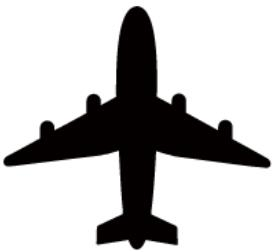
%> input picture plane.jpg, 273 x 252 px
$ octave main.m   (GNU Octave 9; MATLAB toolbox functions it lacks are replaced by stand-ins)
%> lines starting %> are read from the running program, lines starting %| are printed output that depends on the picture; in (x1, y1, x2, y2) boxes, pixels count from 0 and x2, y2 are one past the last pixel; in counts of white or black regions, pixels touching at a corner belong together; the program's own positions count from 1
### IdentifySerialComs.m
function devices = IdentifySerialComs()
    devices = [];
    Skey = 'HKEY_LOCAL_MACHINE\HARDWARE\DEVICEMAP\SERIALCOMM';
    [~, list] = dos(['REG QUERY ' Skey]);
    if ischar(list) && strcmp('ERROR',list(1:5))
        disp('Error: EnumSerialComs - No SERIALCOMM registry entry')
        return;
    end
    list = strread(list,'%s','delimiter',' '); %requires strread()
    coms = 0;
    for i = 1:numel(list)  %numel
        if strcmp(list{i}(1:3),'COM')
            if ~iscell(coms)
                coms = list(i);
            else
                coms{end+1} = list{i}; %Loop size is always small
            end
        end
    end
    out = 0;
    outK = 0;
    for j=1:2
        switch j
            case 1
                key = 'HKEY_LOCAL_MACHINE\SYSTEM\CurrentControlSet\Enum\USB\';
            case 2
                key = 'HKEY_LOCAL_MACHINE\SYSTEM\CurrentControlSet\Enum\FTDIBUS\';
        end
        [~, vals] = dos(['REG QUERY ' key ' /s /f "FriendlyName" /t "REG_SZ"']);
        if ischar(vals) && strcmp('ERROR',vals(1:5))
            disp('Error: EnumSerialComs - No Enumerated USB registry entry')
            return;
        end
        vals = textscan(vals,'%s','delimiter','\t');
        vals = cat(1,vals{:});
        for i = 1:numel(vals)
            if strcmp(vals{i}(1:min(12,end)),'FriendlyName')
                if ~iscell(out)
                    out = vals(i);
                else
                    out{end+1} = vals{i}; %Loop size is always small
                end
                if ~iscell(outK)
                    outK = vals(i-1);
                else
                    outK{end+1} = vals{i-1}; %Loop size is always small
                end
            end
        end
    end

    i_dev=1;Sservices=[];
    for i = 1:numel(coms)
        match = strfind(out,[coms{i},')']);
        ind = 0;
        for j = 1:numel(match)
            if ~isempty(match{j})
                ind = j;
                [~, sers] = dos(['REG QUERY "' outK{ind} '" /f "Service" /t "REG_SZ"']);
                sers = textscan(sers,'%s','delimiter','\t');
                sers = cat(1,sers{:});
                if (numel(sers)>1)
                    sers=strread(sers{2},'%s','delimiter',' ');
                    Sservices{i_dev} = sers{3};
                    i_dev=i_dev+1;
                end
            end
        end
    end
    Sservices=unique(Sservices);

    i_dev=1;
    for ss=1:numel(Sservices)
        key = ['HKEY_LOCAL_MACHINE\SYSTEM\CurrentControlSet\services\' Sservices{ss} '\Enum'];
        [~, vals] = dos(['REG QUERY ' key ' /f "Count"']);
        if ischar(vals) && strcmp('ERROR',vals(1:5))
    %         disp('Error: EnumSerialComs - No Enumerated services USB registry entry')
    %         return
        end
        vals = textscan(vals,'%s','delimiter','\t');
        vals = cat(1,vals{:});

        if (numel(vals)>1)
            vals=strread(vals{2},'%s','delimiter',' ');
            Count=hex2dec(vals{3}(3:end));
            if Count>0
                [~, vals] = dos(['REG QUERY ' key]);
                vals = textscan(vals,'%s','delimiter','\t');
                vals = cat(1,vals{:});
                out=0;
                j=0;
                for i = 1:numel(vals)
                    Enums=strread(vals{i},'%s','delimiter',' ');
                    try nums=hex2dec(Enums{1});
                    catch
                        nums=-1;
                    end
                    if(nums==j)
                        out=['HKEY_LOCAL_MACHINE\SYSTEM\CurrentControlSet\Enum\' Enums{3}];
                        [~, listC] = dos(['REG QUERY "' out '" /s /f "PortName" /t "REG_SZ"']);
                        listC = textscan(listC,'%s','delimiter','\t');
                        listC = cat(1,listC{:});
                        if (numel(listC)>1)
                            listC=strread(listC{2},'%s','delimiter',' ');
                            for i = 1:numel(coms)
                                if strcmp(listC{3},coms{i})
                                    [~, NameF] = dos(['REG QUERY "' out '" /s /f "FriendlyName" /t "REG_SZ"']);
                                    NameF = textscan(NameF,'%s','delimiter','\t');
                                    NameF = cat(1,NameF{:});
                                    com = str2double(coms{i}(4:end));
                                    if com > 9
                                        length = 8;
                                    else
                                        length = 7;
                                    end
                                    devices{i_dev,1} = NameF{2}(27:end-length);
                                    devices{i_dev,2} = com;
                                    i_dev=i_dev+1;
                                end
                            end
                        end
                        j=j+1;
                    end
                end
            end
        end
    end
end

### main.m
% 20191105 bulid by Riondan
if exist('s')
   fclose(s);
    delete(s);
    clear s
end
clc;
clear;
close all;
%% Auxiliary variables
global dt;dt = 1/20;%0.1s
% quaternion of sensor frame relative to auxiliary frame
global q0;q0 = 1.0;
global q1;q1 = 0.0;
global q2;q2 = 0.0;
global q3;q3 = 0.0;
%quaternion of sensor frame relative to auxiliary frame
global dq0;dq0 = 0.0;
global dq1;dq1 = 0.0;
global dq2;dq2 = 0.0;
global dq3;dq3 = 0.0;
global gyro_bias;gyro_bias = [0.0, 0.0, 0.0];
global bFilterInit;bFilterInit = 0;
global raw_data_count;raw_data_count = 0;   %us
global acc;acc = [];
global gyro;gyro = [];
global mag;mag = [];

global last_roll;last_roll=0;
global last_pitch;last_pitch=0;
global last_yaw;last_yaw=0;
global acc_offset;acc_offset = [0 0 0];
global gyro_offset;gyro_offset = [0 0 0];
global mag_offset;mag_offset = [0 0 0];

global acc_scal;acc_scal = [1 1 1];
global gyro_scal;gyro_scal = [1 1 1];
global mag_scal;mag_scal = [1 1 1];
%% Calibration parameters
global last_angel;last_angel = 0;
global X;X = [];
global Y;Y = [];
global Z;Z = [];

global X_offset;X_offset = 0;
global Y_offset;Y_offset = 0;
global Z_offset;Z_offset = 0;

global Xmin;Xmin = 0;
global Xmax;Xmax = 0;
global Ymin;Ymin = 0;
global Ymax;Ymax = 0;
global Zmin;Zmin = 0;
global Zmax;Zmax = 0;

global Xscal;Xscal = 1;
global Yscal;Yscal = 1;
global Zscal;Zscal = 1;
%% Three-dimensional map
figure(1);
p = scatter3(X,Y,Z,'EraseMode','background');
%> (this line was passed over: scatter3 is not available in this run)
% axis([-1 1 -1 1 -1 1]);
axis([-1000 1000 -1000 1000 -1000 1000]);
%daspect([1 1 10]);
axis equal;
xlabel('X');
ylabel('Y');
zlabel('Z');
grid on;
%% Two-dimensional projection
figure(2);
hold on;
subplot(221);
xy_point = scatter(X,Y);
%axis([-1000 1000 -1000 1000]);
xlabel('x-y');
axis equal;
subplot(222);
xz_point = scatter(X,Z);
%axis([-1000 1000 -1000 1000]);
xlabel('x-z');
axis equal;
subplot(223);
yz_point = scatter(Y,Z);
%axis([-1000 1000 -1000 1000]);
xlabel('y-z');
axis equal;
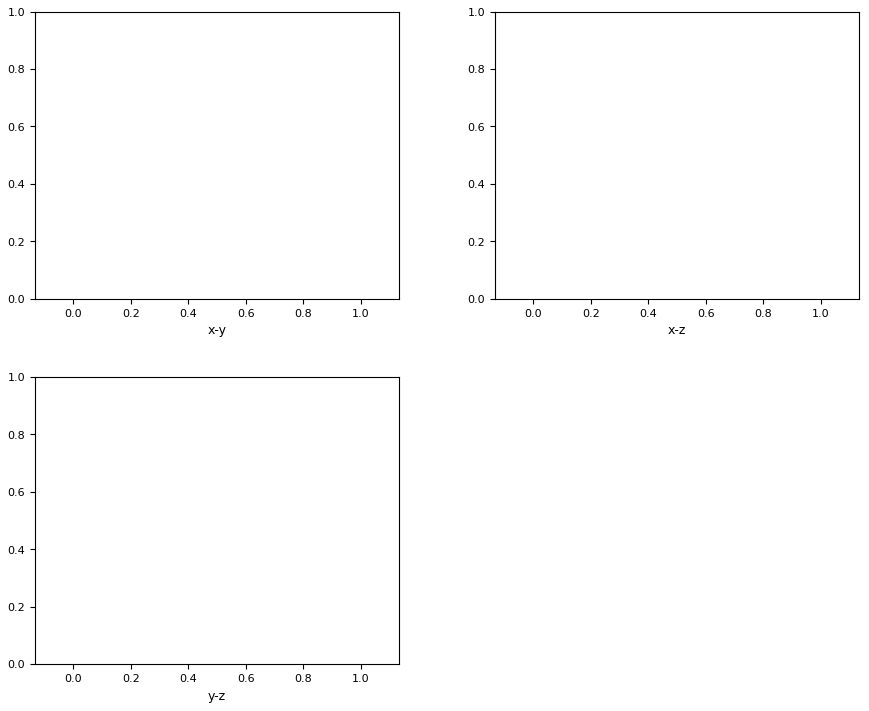
%> figure redrawn from the program's plot data, 3 panels
%% 3D Model loading
[x,y] = meshgrid(-5:0.1:5-0.1,-5:0.1:5-0.1);
img_plane = imread('plane.jpg');
%> img_plane is the input picture: size 252x273x3 uint8; mean R, G, B 190.2, 189.4, 189.3
img_plane = im2bw(img_plane,0.5);
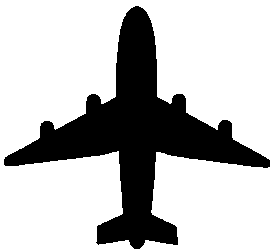
%> img_plane: size 252x273 logical; 74.3% white; 1 black region, box (x1, y1, x2, y2) and area: (4, 6, 270, 249) 17691
img_plane = img_plane * (-1) +1;
img_plane = img_plane * 2;
img_plane = imresize(img_plane,[100 100]);
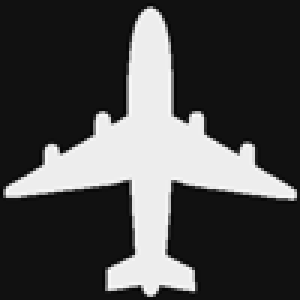
%> img_plane: size 100x100 double (shown 3 times larger); min -0.158, max 2.16, mean 0.514; drawn with min black and max white
z = img_plane;
figure(3);
model=mesh(x,y,z);
axis([-10  10 -10 10 -10 10]);
xlabel('X');
ylabel('Y');
zlabel('Z');
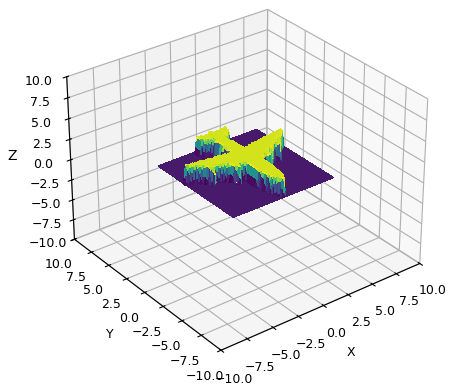
%> figure redrawn from the program's plot data
%% Error tracking
global yaw_error;
global pitch_error;
global roll_error;
global data_error;
global data_error_t;
global data_error_counter;
data_error_t = 0;
data_error = [ 0  0  0];
data_error_counter = 0;
figure(4);
subplot(311);
hold on;
roll_error = plot(data_error_t,data_error(1));
ylabel('roll/¡ã');
% axis equal;
grid on;
subplot(312);
hold on;
pitch_error = plot(data_error_t,data_error(2));
ylabel('pitch/¡ã');
% axis equal;
grid on;
subplot(313);
hold on;
yaw_error = plot(data_error_t,data_error(3));
ylabel('yaw/¡ã');
% axis equal;
grid on;
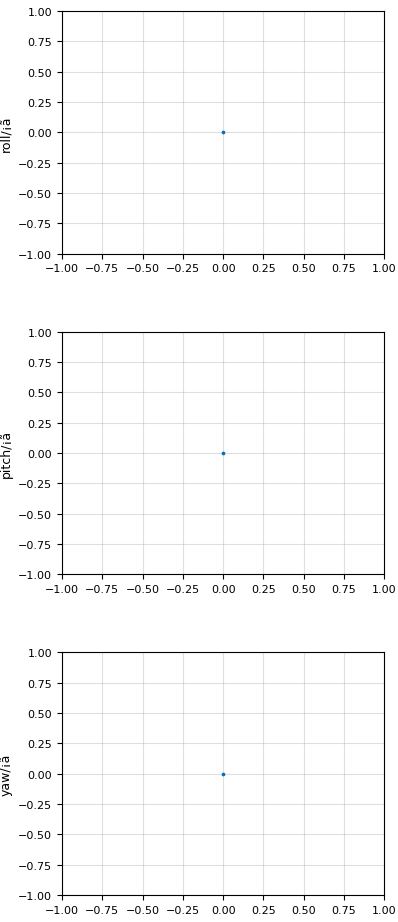
%> figure redrawn from the program's plot data, 3 panels
%> the run ends on the next line
%% open series service
devices=IdentifySerialComs();
